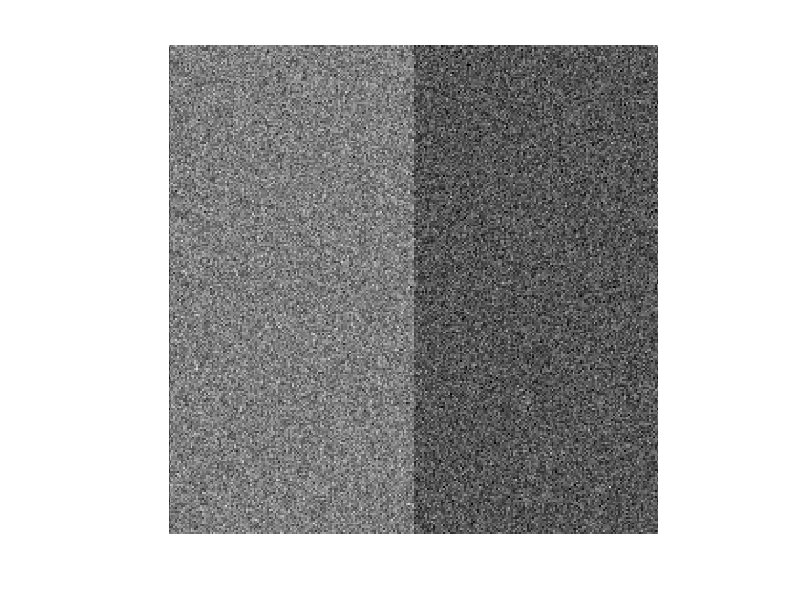

Reproduce this figure in MATLAB. (Note: this script raises an error after producing the figure.)
I = zeros(256, 256);
I(:, 1:128) = 100;
I(:, 129:256) = 60;
X = imnoise(mat2gray(I, [0 255]), 'gaussian', 0.1);
%X = rgb2gray(imread('tropicalfruits_small.jpg'));
figure
imshow(X);
[row col dim] = size(X);

%Defining the number of data points, clusters, and dimension of points
num_data_points = row*col;
num_clusters = 2;
num_dimensions = dim;
alpha = 7;
neighbor_dist = 2;
num_neighbors = 8;

%Minimum and maximum value that each data point dimension can take
minimum = 0;
maximum = 255;

%Initialize degree of membership matrix
degree_of_membership = initialize_dom(num_data_points, num_clusters);

%Set C-Means control parameters
epsilon = 0.001;
fuzziness = 2;
max_diff = 1;

%Matrix of all data points
[data_point spatial_info] = initialize_data(X, row, col, dim);

%Find neighbors of all pixels
weights = zeros(num_data_points, num_neighbors);
temp = zeros(num_data_points,2);
for k = 1:num_data_points
    temp(:,1) = abs(spatial_info(k,1) - spatial_info(:,1));
    temp(:,2) = abs(spatial_info(k,2) - spatial_info(:,2));
    w = (temp(:,1) <= 1) & (temp(:,2) <= 1);
    w(k) = 0;
    neighbors = find(w);
    weights(k,:) = [neighbors' zeros(1, num_neighbors - length(neighbors))];
end
clear temp;
clear w;

means = zeros(num_data_points, num_dimensions);
for k = 1:num_data_points
   a = weights(k,:);
   a = a(a ~= 0);
   means(k,:) = mean(data_point(a), 1);
end

centroids = calculate_centroids(degree_of_membership, data_point, num_clusters, num_dimensions, fuzziness, means, alpha);
while (max_diff > epsilon)
    %Calculate cluster centers
    centroids_old = centroids;
    
    %Calculate distance of each point from each cluster centroid
    distances = calculate_dist(num_data_points, num_clusters, num_dimensions, data_point, centroids);

    %Calculate new degrees of membership
    degree_of_membership_new = calculate_dom(distances, num_clusters, num_data_points, fuzziness, alpha, weights);

    %max_diff = max(max(abs(degree_of_membership - degree_of_membership_new)))
    
    degree_of_membership = degree_of_membership_new;
    centroids = calculate_centroids(degree_of_membership, data_point, num_clusters, num_dimensions, fuzziness, means, alpha);
    max_diff = max(max(abs(centroids_old - centroids)))
end

[~, C] = max(degree_of_membership, [], 2);
y = linspace(0, 255, num_clusters);

Output = X;
for i = 1:num_data_points
    Output(spatial_info(i,1), spatial_info(i,2)) = y(C(i));
end
figure
imshow(mat2gray(Output));
